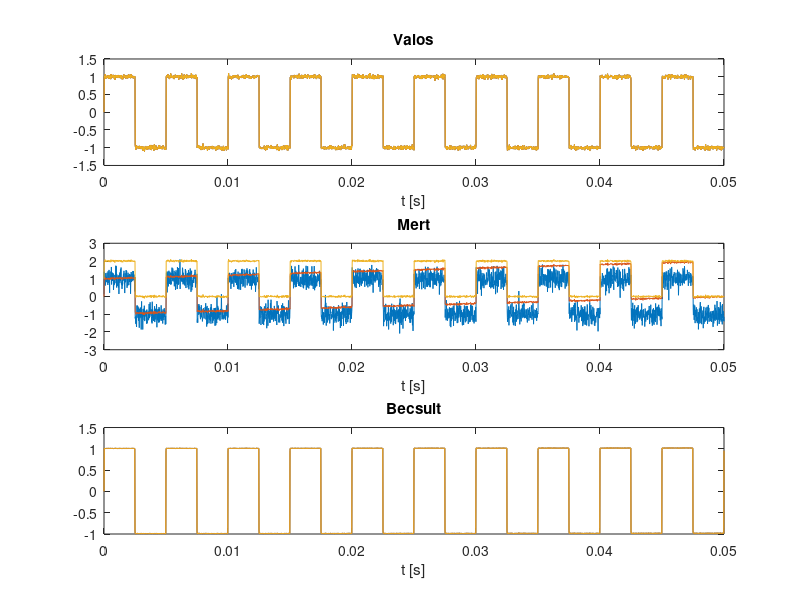

Write MATLAB code to recreate this figure.
clc;
clear all;

%% PARAMETEREK
fs=64000;                       %mintaveteli frekvencia
Tsim=0.05;                      %szimulacios ido
A=0; B=1; C=[1;1;1]; D=[0;0;0]; %allapotvaltozos leiras (3 kimenet a 3 meres)
Q=0.001;                        %folyamatzaj varianciaja
R=0.1*eye(3);                   %meresi zaj varianciaja
drift=20;                       %drift
off=1;                          %ofszet

%% GERJESZTES
t=0:1/fs:Tsim;
u=square(2*pi*200*t); %gerjesztojel
y=lsim(ss(A,B,C,D,1/fs),u+sqrt(Q)*randn(size(u))).'; %rendszer kimenete
y_meas(1,:)=y(1,:)+sqrt(R(1))*randn(size(y(1,:))); %zajos meres
y_meas(2,:)=y(2,:)+drift*t; %driftes meres
y_meas(3,:)=y(3,:)+off; %ofszethibas meres

%% KALMAN-SZURO
P=zeros(size(A));
x_hat=zeros(size(A,1),length(u));
for n=2:length(u)
    %PREDIKCIO
    x_hat_pred=A*x_hat(:,n-1)+B*u(n); %x_hat[n|n-1]=A*x_hat[n-1|n-1]+B*u[n]
    P_pred=A*P*A.'+Q; %P[n|n-1]=A*P[n-1|n-1]*A.'+Q
    %KORREKCIO
    e=y_meas(:,n)-(C*x_hat_pred+D*u(n)); %e[n]=y_meas[n]-(C*x_hat[n|n-1]+D*u[n])
    S=C*P_pred*C.'+R; %S=C*P[n|n-1]*C.'+R
    K=P_pred*C.'/S; %K=P[n|n-1]*C.'*inv(S)
    x_hat(:,n)=x_hat_pred+K*e; %x_hat[n|n]=x_hat[n|n-1]+K*e
    P=(eye(size(P))-K*C)*P_pred; %P[n|n]=(I-K*C)*P[n|n-1]
end
y_est=C*x_hat+D*u;

%% ABRAZOLAS
subplot(311);
plot(t,y);
title('Valos');
xlabel('t [s]');
subplot(312);
plot(t,y_meas);
title('Mert');
xlabel('t [s]');
subplot(313);
plot(t,y_est);
title('Becsult');
xlabel('t [s]');
